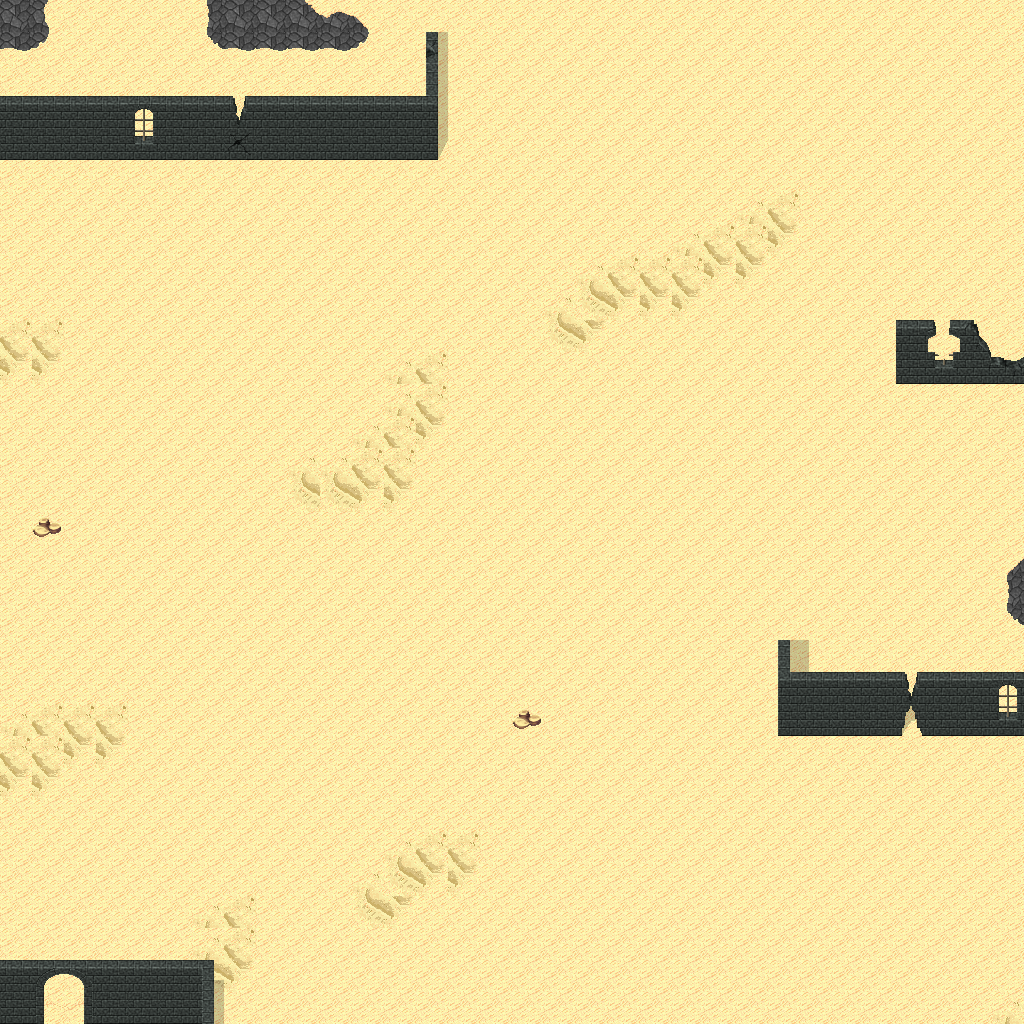

Below is a game level as drawn by its tile map, then a one-line description and the .tmx that defines it (tile-layer data replaced by summaries):
An orthogonal 32x32 tile map with 32x32 px tiles, 5 tile layers (Ground, Objects, Objects2, Above, ...), 1 hidden layer not drawn, 14 tilesets.

<map version="1.10" tiledversion="1.11.0" orientation="orthogonal" renderorder="right-down" width="32" height="32" tilewidth="32" tileheight="32" infinite="0" nextlayerid="11" nextobjectid="1">
 <tileset firstgid="1" name="logic_collision" tilewidth="32" tileheight="32" tilecount="1" columns="1">
  <image source="../drawable/logic_collision.png" width="32" height="32" />
 </tileset>
 <tileset firstgid="2" name="ground_ground" tilewidth="32" tileheight="32" tilecount="33" columns="3">
  <image source="../drawable/ground_ground.png" width="96" height="352" />
 </tileset>
 <tileset firstgid="35" name="terrain_desert" tilewidth="32" tileheight="32" tilecount="88" columns="8">
  <image source="../drawable/terrain_desert.png" width="256" height="352" />
 </tileset>
 <tileset firstgid="123" name="building_stone_ruins" tilewidth="32" tileheight="32" tilecount="72" columns="6">
  <image source="../drawable/building_stone_ruins.png" width="192" height="384" />
 </tileset>
 <tileset firstgid="195" name="ground_sand_edges" tilewidth="32" tileheight="32" tilecount="15" columns="5">
  <image source="../drawable/ground_sand_edges.png" width="160" height="96" />
 </tileset>
 <tileset firstgid="210" name="ground_slate_tiles" tilewidth="32" tileheight="32" tilecount="15" columns="5">
  <image source="../drawable/ground_slate_tiles.png" width="160" height="96" />
 </tileset>
 <tileset firstgid="225" name="ground_sand_2" tilewidth="32" tileheight="32" tilecount="15" columns="5">
  <image source="../drawable/ground_sand_2.png" width="160" height="96" />
 </tileset>
 <tileset firstgid="240" name="plant_cactus_2" tilewidth="32" tileheight="32" tilecount="10" columns="5">
  <image source="../drawable/plant_cactus_2.png" width="160" height="64" />
 </tileset>
 <tileset firstgid="250" name="plant_round_cactuses" tilewidth="32" tileheight="32" tilecount="20" columns="10">
  <image source="../drawable/plant_round_cactuses.png" width="320" height="64" />
 </tileset>
 <tileset firstgid="270" name="plant_tree_banana_tree" tilewidth="32" tileheight="32" tilecount="40" columns="4">
  <image source="../drawable/plant_tree_banana_tree.png" width="128" height="320" />
 </tileset>
 <tileset firstgid="310" name="plant_tree_palm_tree" tilewidth="32" tileheight="32" tilecount="6" columns="2">
  <image source="../drawable/plant_tree_palm_tree.png" width="64" height="96" />
 </tileset>
 <tileset firstgid="316" name="plant_tree_palm_trees" tilewidth="32" tileheight="32" tilecount="40" columns="4">
  <image source="../drawable/plant_tree_palm_trees.png" width="128" height="320" />
 </tileset>
 <tileset firstgid="356" name="building_stone_tower" tilewidth="32" tileheight="32" tilecount="14" columns="2">
  <image source="../drawable/building_stone_tower.png" width="64" height="224" />
 </tileset>
 <tileset firstgid="370" name="plant_bush_large_green" tilewidth="32" tileheight="32" tilecount="9" columns="3">
  <image source="../drawable/plant_bush_large_green.png" width="96" height="96" />
 </tileset>
 <layer id="1" name="Ground" width="32" height="32">
  <data>[1024 cells, 1023 non-empty, 6 distinct tile ids]</data>
 </layer>
 <layer id="2" name="Objects" width="32" height="32">
  <data>[1024 cells, 57 non-empty, 24 distinct tile ids]</data>
 </layer>
 <layer id="3" name="Objects2" width="32" height="32">
  <data>[1024 cells, 2 non-empty, 2 distinct tile ids]</data>
 </layer>
 <layer id="4" name="Above" width="32" height="32">
  <data>[1024 cells, 32 non-empty, 10 distinct tile ids]</data>
 </layer>
 <layer id="5" name="Above2" width="32" height="32">
  <data>[1024 cells, 0 non-empty, 0 distinct tile ids]</data>
 </layer>
 <layer id="6" name="Walkable" width="32" height="32" visible="0">
  <data>[1024 cells, 38 non-empty, 1 distinct tile ids]</data>
 </layer>
 <objectgroup id="7" name="Mapevents" />
 <objectgroup id="8" name="Spawn" />
 <objectgroup id="9" name="Keys" />
 <objectgroup id="10" name="Replace" />
</map>
